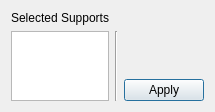
<?xml version="1.0" encoding="UTF-8"?>
<ui version="4.0">
 <class>DeleteSupportsDialog</class>
 <widget class="QDialog" name="DeleteSupportsDialog">
  <property name="geometry">
   <rect>
    <x>0</x>
    <y>0</y>
    <width>195</width>
    <height>108</height>
   </rect>
  </property>
  <property name="windowTitle">
   <string>Delete Supports</string>
  </property>
  <layout class="QGridLayout" name="gridLayout">
   <item row="0" column="0">
    <widget class="QLabel" name="selectedSupportsLabel">
     <property name="text">
      <string>Selected Supports</string>
     </property>
    </widget>
   </item>
   <item row="1" column="0" rowspan="2">
    <widget class="QTextEdit" name="selectedSupportsTextEdit">
     <property name="undoRedoEnabled">
      <bool>false</bool>
     </property>
     <property name="readOnly">
      <bool>true</bool>
     </property>
     <property name="acceptRichText">
      <bool>false</bool>
     </property>
    </widget>
   </item>
   <item row="1" column="1" rowspan="2">
    <widget class="Line" name="line">
     <property name="orientation">
      <enum>Qt::Vertical</enum>
     </property>
    </widget>
   </item>
   <item row="1" column="2">
    <spacer name="verticalSpacer">
     <property name="orientation">
      <enum>Qt::Vertical</enum>
     </property>
     <property name="sizeHint" stdset="0">
      <size>
       <width>20</width>
       <height>39</height>
      </size>
     </property>
    </spacer>
   </item>
   <item row="2" column="2">
    <widget class="QPushButton" name="deleteSupportsPushButton">
     <property name="text">
      <string>Apply</string>
     </property>
     <property name="icon">
      <iconset resource="../../rsc.qrc">
       <normaloff>:/icons/dialog-ok-apply.png</normaloff>:/icons/dialog-ok-apply.png</iconset>
     </property>
    </widget>
   </item>
  </layout>
 </widget>
 <resources>
  <include location="../../rsc.qrc"/>
 </resources>
 <connections/>
</ui>
